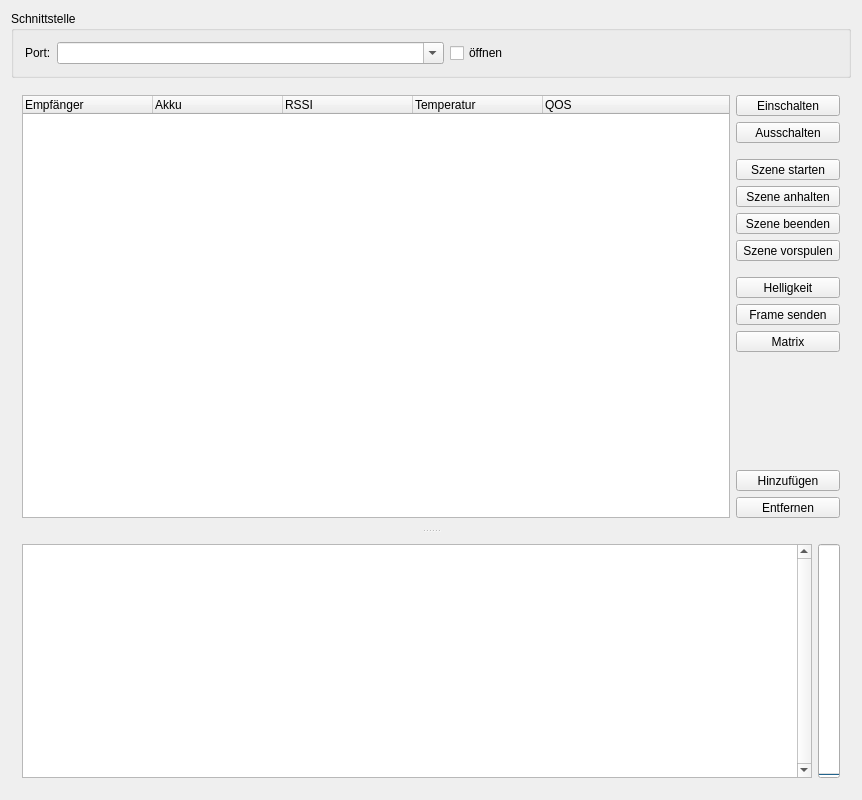
<?xml version="1.0" encoding="UTF-8"?>
<ui version="4.0">
 <class>Dialog</class>
 <widget class="QDialog" name="Dialog">
  <property name="geometry">
   <rect>
    <x>0</x>
    <y>0</y>
    <width>862</width>
    <height>800</height>
   </rect>
  </property>
  <property name="windowTitle">
   <string>Lichter</string>
  </property>
  <layout class="QVBoxLayout" name="verticalLayout">
   <item>
    <widget class="QGroupBox" name="portBox">
     <property name="title">
      <string>Schnittstelle</string>
     </property>
     <layout class="QFormLayout" name="formLayout">
      <item row="0" column="0">
       <widget class="QLabel" name="portLabel">
        <property name="text">
         <string>Port:</string>
        </property>
       </widget>
      </item>
      <item row="0" column="1">
       <layout class="QHBoxLayout" name="horizontalLayout">
        <item>
         <widget class="QComboBox" name="portComboBox">
          <property name="editable">
           <bool>true</bool>
          </property>
         </widget>
        </item>
        <item>
         <widget class="QCheckBox" name="connectCheckBox">
          <property name="text">
           <string>öffnen</string>
          </property>
         </widget>
        </item>
       </layout>
      </item>
     </layout>
    </widget>
   </item>
   <item>
    <widget class="QSplitter" name="splitter">
     <property name="orientation">
      <enum>Qt::Vertical</enum>
     </property>
     <widget class="QWidget" name="layoutWidget">
      <layout class="QHBoxLayout" name="treeLayout">
       <item>
        <widget class="QTreeWidget" name="treeWidget">
         <property name="selectionMode">
          <enum>QAbstractItemView::ExtendedSelection</enum>
         </property>
         <attribute name="headerDefaultSectionSize">
          <number>130</number>
         </attribute>
         <column>
          <property name="text">
           <string>Empfänger</string>
          </property>
         </column>
         <column>
          <property name="text">
           <string>Akku</string>
          </property>
         </column>
         <column>
          <property name="text">
           <string>RSSI</string>
          </property>
         </column>
         <column>
          <property name="text">
           <string>Temperatur</string>
          </property>
         </column>
         <column>
          <property name="text">
           <string>QOS</string>
          </property>
         </column>
        </widget>
       </item>
       <item>
        <layout class="QVBoxLayout" name="buttonsLayout">
         <item>
          <widget class="QToolButton" name="wakeButton">
           <property name="sizePolicy">
            <sizepolicy hsizetype="Minimum" vsizetype="Fixed">
             <horstretch>0</horstretch>
             <verstretch>0</verstretch>
            </sizepolicy>
           </property>
           <property name="text">
            <string>Einschalten</string>
           </property>
           <property name="icon">
            <iconset resource="nodes.qrc">
             <normaloff>:/online.png</normaloff>:/online.png</iconset>
           </property>
           <property name="toolButtonStyle">
            <enum>Qt::ToolButtonTextBesideIcon</enum>
           </property>
          </widget>
         </item>
         <item>
          <widget class="QToolButton" name="sleepButton">
           <property name="sizePolicy">
            <sizepolicy hsizetype="Minimum" vsizetype="Fixed">
             <horstretch>0</horstretch>
             <verstretch>0</verstretch>
            </sizepolicy>
           </property>
           <property name="text">
            <string>Ausschalten</string>
           </property>
           <property name="icon">
            <iconset resource="nodes.qrc">
             <normaloff>:/offline.png</normaloff>:/offline.png</iconset>
           </property>
           <property name="toolButtonStyle">
            <enum>Qt::ToolButtonTextBesideIcon</enum>
           </property>
          </widget>
         </item>
         <item>
          <spacer name="verticalSpacer_2">
           <property name="orientation">
            <enum>Qt::Vertical</enum>
           </property>
           <property name="sizeType">
            <enum>QSizePolicy::Preferred</enum>
           </property>
           <property name="sizeHint" stdset="0">
            <size>
             <width>0</width>
             <height>10</height>
            </size>
           </property>
          </spacer>
         </item>
         <item>
          <widget class="QToolButton" name="sceneButton">
           <property name="sizePolicy">
            <sizepolicy hsizetype="Minimum" vsizetype="Fixed">
             <horstretch>0</horstretch>
             <verstretch>0</verstretch>
            </sizepolicy>
           </property>
           <property name="text">
            <string>Szene starten</string>
           </property>
           <property name="icon">
            <iconset resource="nodes.qrc">
             <normaloff>:/scene.png</normaloff>:/scene.png</iconset>
           </property>
           <property name="toolButtonStyle">
            <enum>Qt::ToolButtonTextBesideIcon</enum>
           </property>
          </widget>
         </item>
         <item>
          <widget class="QToolButton" name="pauseButton">
           <property name="sizePolicy">
            <sizepolicy hsizetype="Minimum" vsizetype="Fixed">
             <horstretch>0</horstretch>
             <verstretch>0</verstretch>
            </sizepolicy>
           </property>
           <property name="text">
            <string>Szene anhalten</string>
           </property>
           <property name="icon">
            <iconset resource="nodes.qrc">
             <normaloff>:/media-playback-pause.png</normaloff>:/media-playback-pause.png</iconset>
           </property>
           <property name="toolButtonStyle">
            <enum>Qt::ToolButtonTextBesideIcon</enum>
           </property>
          </widget>
         </item>
         <item>
          <widget class="QToolButton" name="stopButton">
           <property name="sizePolicy">
            <sizepolicy hsizetype="Minimum" vsizetype="Fixed">
             <horstretch>0</horstretch>
             <verstretch>0</verstretch>
            </sizepolicy>
           </property>
           <property name="text">
            <string>Szene beenden</string>
           </property>
           <property name="icon">
            <iconset resource="nodes.qrc">
             <normaloff>:/stop.png</normaloff>:/stop.png</iconset>
           </property>
           <property name="toolButtonStyle">
            <enum>Qt::ToolButtonTextBesideIcon</enum>
           </property>
          </widget>
         </item>
         <item>
          <widget class="QToolButton" name="skipButton">
           <property name="text">
            <string>Szene vorspulen</string>
           </property>
           <property name="icon">
            <iconset resource="nodes.qrc">
             <normaloff>:/media-skip-forward.png</normaloff>:/media-skip-forward.png</iconset>
           </property>
           <property name="toolButtonStyle">
            <enum>Qt::ToolButtonTextBesideIcon</enum>
           </property>
          </widget>
         </item>
         <item>
          <spacer name="verticalSpacer_3">
           <property name="orientation">
            <enum>Qt::Vertical</enum>
           </property>
           <property name="sizeType">
            <enum>QSizePolicy::Preferred</enum>
           </property>
           <property name="sizeHint" stdset="0">
            <size>
             <width>0</width>
             <height>10</height>
            </size>
           </property>
          </spacer>
         </item>
         <item>
          <widget class="QToolButton" name="dimButton">
           <property name="sizePolicy">
            <sizepolicy hsizetype="Minimum" vsizetype="Fixed">
             <horstretch>0</horstretch>
             <verstretch>0</verstretch>
            </sizepolicy>
           </property>
           <property name="text">
            <string>Helligkeit</string>
           </property>
           <property name="icon">
            <iconset resource="nodes.qrc">
             <normaloff>:/mixer-master.png</normaloff>:/mixer-master.png</iconset>
           </property>
           <property name="toolButtonStyle">
            <enum>Qt::ToolButtonTextBesideIcon</enum>
           </property>
          </widget>
         </item>
         <item>
          <widget class="QToolButton" name="frameButton">
           <property name="sizePolicy">
            <sizepolicy hsizetype="Minimum" vsizetype="Fixed">
             <horstretch>0</horstretch>
             <verstretch>0</verstretch>
            </sizepolicy>
           </property>
           <property name="text">
            <string>Frame senden</string>
           </property>
           <property name="toolButtonStyle">
            <enum>Qt::ToolButtonTextBesideIcon</enum>
           </property>
          </widget>
         </item>
         <item>
          <widget class="QToolButton" name="matrixButton">
           <property name="sizePolicy">
            <sizepolicy hsizetype="Minimum" vsizetype="Fixed">
             <horstretch>0</horstretch>
             <verstretch>0</verstretch>
            </sizepolicy>
           </property>
           <property name="text">
            <string>Matrix</string>
           </property>
           <property name="icon">
            <iconset resource="nodes.qrc">
             <normaloff>:/matrix.png</normaloff>:/matrix.png</iconset>
           </property>
           <property name="toolButtonStyle">
            <enum>Qt::ToolButtonTextBesideIcon</enum>
           </property>
          </widget>
         </item>
         <item>
          <spacer name="verticalSpacer">
           <property name="orientation">
            <enum>Qt::Vertical</enum>
           </property>
           <property name="sizeHint" stdset="0">
            <size>
             <width>20</width>
             <height>40</height>
            </size>
           </property>
          </spacer>
         </item>
         <item>
          <widget class="QToolButton" name="addNodeButton">
           <property name="sizePolicy">
            <sizepolicy hsizetype="Minimum" vsizetype="Fixed">
             <horstretch>0</horstretch>
             <verstretch>0</verstretch>
            </sizepolicy>
           </property>
           <property name="text">
            <string>Hinzufügen</string>
           </property>
           <property name="icon">
            <iconset resource="nodes.qrc">
             <normaloff>:/list-add.png</normaloff>:/list-add.png</iconset>
           </property>
           <property name="toolButtonStyle">
            <enum>Qt::ToolButtonTextBesideIcon</enum>
           </property>
          </widget>
         </item>
         <item>
          <widget class="QToolButton" name="removeNodeButton">
           <property name="sizePolicy">
            <sizepolicy hsizetype="Minimum" vsizetype="Fixed">
             <horstretch>0</horstretch>
             <verstretch>0</verstretch>
            </sizepolicy>
           </property>
           <property name="text">
            <string>Entfernen</string>
           </property>
           <property name="icon">
            <iconset resource="nodes.qrc">
             <normaloff>:/list-remove.png</normaloff>:/list-remove.png</iconset>
           </property>
           <property name="toolButtonStyle">
            <enum>Qt::ToolButtonTextBesideIcon</enum>
           </property>
          </widget>
         </item>
        </layout>
       </item>
      </layout>
     </widget>
     <widget class="QWidget" name="layoutWidget">
      <layout class="QHBoxLayout" name="consoleLayout">
       <item>
        <widget class="QPlainTextEdit" name="console">
         <property name="verticalScrollBarPolicy">
          <enum>Qt::ScrollBarAlwaysOn</enum>
         </property>
         <property name="lineWrapMode">
          <enum>QPlainTextEdit::NoWrap</enum>
         </property>
         <property name="readOnly">
          <bool>true</bool>
         </property>
         <property name="maximumBlockCount">
          <number>100</number>
         </property>
         <property name="backgroundVisible">
          <bool>false</bool>
         </property>
         <property name="centerOnScroll">
          <bool>false</bool>
         </property>
        </widget>
       </item>
       <item>
        <widget class="QProgressBar" name="tasksProgressBar">
         <property name="maximum">
          <number>10</number>
         </property>
         <property name="value">
          <number>0</number>
         </property>
         <property name="orientation">
          <enum>Qt::Vertical</enum>
         </property>
        </widget>
       </item>
      </layout>
     </widget>
    </widget>
   </item>
  </layout>
  <action name="addNodesAction">
   <property name="icon">
    <iconset resource="nodes.qrc">
     <normaloff>:/list-add-multi.png</normaloff>:/list-add-multi.png</iconset>
   </property>
   <property name="text">
    <string>Mehrere hinzufügen</string>
   </property>
  </action>
  <action name="refreshPortsAction">
   <property name="icon">
    <iconset resource="nodes.qrc">
     <normaloff>:/view-refresh.png</normaloff>:/view-refresh.png</iconset>
   </property>
   <property name="text">
    <string>Liste aktualisieren</string>
   </property>
   <property name="toolTip">
    <string>Port-Liste aktualisieren</string>
   </property>
  </action>
 </widget>
 <layoutdefault spacing="6" margin="11"/>
 <resources>
  <include location="nodes.qrc"/>
 </resources>
 <connections/>
</ui>
